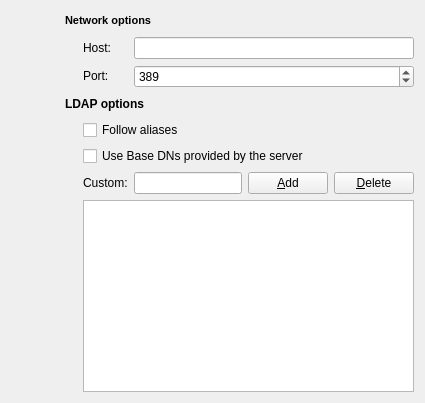
      <widget class="QWidget" name="tab">
       <attribute name="title">
        <string>Network</string>
       </attribute>
       <layout class="QGridLayout">
        <item row="0" column="1" rowspan="3" colspan="2">
         <layout class="QGridLayout" name="gridLayout_6">
          <item row="2" column="1">
           <widget class="QLabel" name="textLabel8">
            <property name="sizePolicy">
             <sizepolicy hsizetype="Fixed" vsizetype="Fixed">
              <horstretch>0</horstretch>
              <verstretch>0</verstretch>
             </sizepolicy>
            </property>
            <property name="minimumSize">
             <size>
              <width>0</width>
              <height>20</height>
             </size>
            </property>
            <property name="text">
             <string>Host:</string>
            </property>
            <property name="wordWrap">
             <bool>false</bool>
            </property>
           </widget>
          </item>
          <item row="2" column="2" colspan="3">
           <widget class="QLineEdit" name="hostLineEdit">
            <property name="sizePolicy">
             <sizepolicy hsizetype="Expanding" vsizetype="Fixed">
              <horstretch>0</horstretch>
              <verstretch>0</verstretch>
             </sizepolicy>
            </property>
            <property name="minimumSize">
             <size>
              <width>0</width>
              <height>20</height>
             </size>
            </property>
           </widget>
          </item>
          <item row="3" column="1">
           <widget class="QLabel" name="textLabel9">
            <property name="sizePolicy">
             <sizepolicy hsizetype="Fixed" vsizetype="Fixed">
              <horstretch>0</horstretch>
              <verstretch>0</verstretch>
             </sizepolicy>
            </property>
            <property name="minimumSize">
             <size>
              <width>0</width>
              <height>20</height>
             </size>
            </property>
            <property name="text">
             <string>Port:</string>
            </property>
            <property name="wordWrap">
             <bool>false</bool>
            </property>
           </widget>
          </item>
          <item row="3" column="2" colspan="3">
           <widget class="QSpinBox" name="portSpinBox">
            <property name="sizePolicy">
             <sizepolicy hsizetype="Expanding" vsizetype="Fixed">
              <horstretch>0</horstretch>
              <verstretch>0</verstretch>
             </sizepolicy>
            </property>
            <property name="minimumSize">
             <size>
              <width>0</width>
              <height>20</height>
             </size>
            </property>
            <property name="minimum">
             <number>1</number>
            </property>
            <property name="maximum">
             <number>65535</number>
            </property>
            <property name="value">
             <number>389</number>
            </property>
           </widget>
          </item>
          <item row="4" column="0" colspan="5">
           <widget class="QLabel" name="textLabel1">
            <property name="sizePolicy">
             <sizepolicy hsizetype="Expanding" vsizetype="Fixed">
              <horstretch>0</horstretch>
              <verstretch>0</verstretch>
             </sizepolicy>
            </property>
            <property name="minimumSize">
             <size>
              <width>0</width>
              <height>20</height>
             </size>
            </property>
            <property name="text">
             <string>&lt;b&gt;LDAP options&lt;/b&gt;</string>
            </property>
            <property name="alignment">
             <set>Qt::AlignVCenter</set>
            </property>
            <property name="wordWrap">
             <bool>false</bool>
            </property>
           </widget>
          </item>
          <item row="5" column="1" colspan="4">
           <widget class="QCheckBox" name="aliasBox">
            <property name="sizePolicy">
             <sizepolicy hsizetype="Expanding" vsizetype="Fixed">
              <horstretch>0</horstretch>
              <verstretch>0</verstretch>
             </sizepolicy>
            </property>
            <property name="minimumSize">
             <size>
              <width>0</width>
              <height>20</height>
             </size>
            </property>
            <property name="text">
             <string>Follow aliases</string>
            </property>
           </widget>
          </item>
          <item row="6" column="1" colspan="4">
           <widget class="QCheckBox" name="baseBox">
            <property name="sizePolicy">
             <sizepolicy hsizetype="Expanding" vsizetype="Fixed">
              <horstretch>0</horstretch>
              <verstretch>0</verstretch>
             </sizepolicy>
            </property>
            <property name="minimumSize">
             <size>
              <width>0</width>
              <height>20</height>
             </size>
            </property>
            <property name="text">
             <string>Use Base DNs provided by the server</string>
            </property>
           </widget>
          </item>
          <item row="7" column="1">
           <widget class="QLabel" name="textLabel2">
            <property name="sizePolicy">
             <sizepolicy hsizetype="Fixed" vsizetype="Fixed">
              <horstretch>0</horstretch>
              <verstretch>0</verstretch>
             </sizepolicy>
            </property>
            <property name="minimumSize">
             <size>
              <width>0</width>
              <height>20</height>
             </size>
            </property>
            <property name="text">
             <string>Custom:</string>
            </property>
            <property name="wordWrap">
             <bool>false</bool>
            </property>
           </widget>
          </item>
          <item row="7" column="2">
           <widget class="QLineEdit" name="baseEdit">
            <property name="minimumSize">
             <size>
              <width>0</width>
              <height>20</height>
             </size>
            </property>
           </widget>
          </item>
          <item row="7" column="3">
           <widget class="QPushButton" name="addBaseDNButton">
            <property name="sizePolicy">
             <sizepolicy hsizetype="Fixed" vsizetype="Fixed">
              <horstretch>0</horstretch>
              <verstretch>0</verstretch>
             </sizepolicy>
            </property>
            <property name="text">
             <string>&amp;Add</string>
            </property>
            <property name="shortcut">
             <string>Alt+A</string>
            </property>
            <property name="autoDefault">
             <bool>false</bool>
            </property>
            <property name="default">
             <bool>false</bool>
            </property>
           </widget>
          </item>
          <item row="7" column="4">
           <widget class="QPushButton" name="deleteBaseDNButton">
            <property name="sizePolicy">
             <sizepolicy hsizetype="Fixed" vsizetype="Fixed">
              <horstretch>0</horstretch>
              <verstretch>0</verstretch>
             </sizepolicy>
            </property>
            <property name="text">
             <string>&amp;Delete</string>
            </property>
            <property name="shortcut">
             <string>Alt+D</string>
            </property>
            <property name="autoDefault">
             <bool>false</bool>
            </property>
           </widget>
          </item>
          <item row="8" column="1" colspan="4">
           <widget class="QListWidget" name="baseDNWidget">
            <property name="selectionMode">
             <enum>QAbstractItemView::ExtendedSelection</enum>
            </property>
            <property name="selectionRectVisible">
             <bool>true</bool>
            </property>
           </widget>
          </item>
          <item row="5" column="0" rowspan="4">
           <spacer>
            <property name="orientation">
             <enum>Qt::Horizontal</enum>
            </property>
            <property name="sizeType">
             <enum>QSizePolicy::Fixed</enum>
            </property>
            <property name="sizeHint" stdset="0">
             <size>
              <width>12</width>
              <height>0</height>
             </size>
            </property>
           </spacer>
          </item>
          <item row="1" column="0" colspan="5">
           <widget class="QLabel" name="textLabel1_2">
            <property name="sizePolicy">
             <sizepolicy hsizetype="Expanding" vsizetype="Fixed">
              <horstretch>0</horstretch>
              <verstretch>0</verstretch>
             </sizepolicy>
            </property>
            <property name="minimumSize">
             <size>
              <width>0</width>
              <height>20</height>
             </size>
            </property>
            <property name="maximumSize">
             <size>
              <width>16777215</width>
              <height>20</height>
             </size>
            </property>
            <property name="text">
             <string>&lt;!DOCTYPE HTML PUBLIC &quot;-//W3C//DTD HTML 4.0//EN&quot; &quot;http://www.w3.org/TR/REC-html40/strict.dtd&quot;&gt;
&lt;html&gt;&lt;head&gt;&lt;meta name=&quot;qrichtext&quot; content=&quot;1&quot; /&gt;&lt;style type=&quot;text/css&quot;&gt;
p, li { white-space: pre-wrap; }
&lt;/style&gt;&lt;/head&gt;&lt;body style=&quot; font-family:'MS Shell Dlg 2'; font-size:8.25pt; font-weight:400; font-style:normal;&quot;&gt;
&lt;p style=&quot; margin-top:0px; margin-bottom:0px; margin-left:0px; margin-right:0px; -qt-block-indent:0; text-indent:0px;&quot;&gt;&lt;span style=&quot; font-weight:600;&quot;&gt;Network options&lt;/span&gt;&lt;/p&gt;&lt;/body&gt;&lt;/html&gt;</string>
            </property>
            <property name="alignment">
             <set>Qt::AlignVCenter</set>
            </property>
            <property name="wordWrap">
             <bool>true</bool>
            </property>
           </widget>
          </item>
          <item row="2" column="0" rowspan="2">
           <spacer name="horizontalSpacer">
            <property name="orientation">
             <enum>Qt::Horizontal</enum>
            </property>
            <property name="sizeType">
             <enum>QSizePolicy::Fixed</enum>
            </property>
            <property name="sizeHint" stdset="0">
             <size>
              <width>12</width>
              <height>0</height>
             </size>
            </property>
           </spacer>
          </item>
         </layout>
        </item>
        <item row="0" column="0" rowspan="3">
         <layout class="QVBoxLayout" name="verticalLayout_5">
          <item>
           <widget class="QLabel" name="networkLabel">
            <property name="sizePolicy">
             <sizepolicy hsizetype="Fixed" vsizetype="Fixed">
              <horstretch>0</horstretch>
              <verstretch>0</verstretch>
             </sizepolicy>
            </property>
            <property name="minimumSize">
             <size>
              <width>48</width>
              <height>48</height>
             </size>
            </property>
            <property name="pixmap">
             <pixmap resource="../../luma.qrc">:/images/server.png</pixmap>
            </property>
            <property name="wordWrap">
             <bool>false</bool>
            </property>
           </widget>
          </item>
          <item>
           <spacer name="verticalSpacer_4">
            <property name="orientation">
             <enum>Qt::Vertical</enum>
            </property>
            <property name="sizeHint" stdset="0">
             <size>
              <width>20</width>
              <height>40</height>
             </size>
            </property>
           </spacer>
          </item>
         </layout>
        </item>
       </layout>
      </widget>
